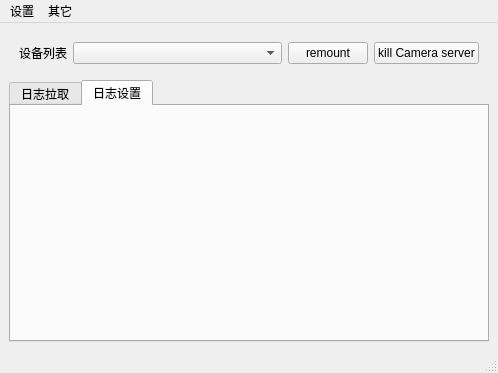
<?xml version="1.0" encoding="UTF-8"?>
<ui version="4.0">
 <class>MainWindow</class>
 <widget class="QMainWindow" name="MainWindow">
  <property name="geometry">
   <rect>
    <x>0</x>
    <y>0</y>
    <width>498</width>
    <height>373</height>
   </rect>
  </property>
  <property name="windowTitle">
   <string>AndroidLogs</string>
  </property>
  <property name="windowIcon">
   <iconset resource="../app_icons.qrc">
    <normaloff>:/lable_icon/resource/app_icon.ico</normaloff>:/lable_icon/resource/app_icon.ico</iconset>
  </property>
  <widget class="QWidget" name="centralwidget">
   <layout class="QGridLayout" name="gridLayout">
    <item row="0" column="0">
     <layout class="QVBoxLayout" name="verticalLayout_main">
      <property name="topMargin">
       <number>10</number>
      </property>
      <property name="bottomMargin">
       <number>10</number>
      </property>
      <item>
       <layout class="QHBoxLayout" name="horizontalLayout_device">
        <property name="leftMargin">
         <number>10</number>
        </property>
        <property name="topMargin">
         <number>0</number>
        </property>
        <property name="rightMargin">
         <number>10</number>
        </property>
        <item>
         <widget class="QLabel" name="label_device">
          <property name="text">
           <string>设备列表</string>
          </property>
         </widget>
        </item>
        <item>
         <widget class="QComboBox" name="comboBox_device_list">
          <property name="sizePolicy">
           <sizepolicy hsizetype="Expanding" vsizetype="Fixed">
            <horstretch>0</horstretch>
            <verstretch>0</verstretch>
           </sizepolicy>
          </property>
         </widget>
        </item>
        <item>
         <widget class="QPushButton" name="pushButton_root">
          <property name="text">
           <string>remount</string>
          </property>
         </widget>
        </item>
        <item>
         <widget class="QPushButton" name="pushButton_kill_cam">
          <property name="text">
           <string>kill Camera server</string>
          </property>
         </widget>
        </item>
       </layout>
      </item>
     </layout>
    </item>
    <item row="1" column="0">
     <layout class="QHBoxLayout" name="horizontalLayout">
      <item>
       <widget class="QTabWidget" name="tabWidget_main">
        <property name="tabShape">
         <enum>QTabWidget::Rounded</enum>
        </property>
        <property name="currentIndex">
         <number>1</number>
        </property>
        <widget class="QWidget" name="tab_log_pull">
         <attribute name="title">
          <string>日志拉取</string>
         </attribute>
        </widget>
        <widget class="QWidget" name="tab_log_level">
         <attribute name="title">
          <string>日志设置</string>
         </attribute>
        </widget>
       </widget>
      </item>
     </layout>
    </item>
   </layout>
  </widget>
  <widget class="QMenuBar" name="menubar">
   <property name="geometry">
    <rect>
     <x>0</x>
     <y>0</y>
     <width>498</width>
     <height>23</height>
    </rect>
   </property>
   <widget class="QMenu" name="menu_others">
    <property name="title">
     <string>其它</string>
    </property>
    <addaction name="action_refresh_device_list"/>
    <addaction name="action_check_upgrade"/>
    <addaction name="separator"/>
    <addaction name="action_about"/>
   </widget>
   <widget class="QMenu" name="menu_settings">
    <property name="title">
     <string>设置</string>
    </property>
    <addaction name="action_log_level_settings"/>
   </widget>
   <addaction name="menu_settings"/>
   <addaction name="menu_others"/>
  </widget>
  <widget class="QStatusBar" name="statusbar"/>
  <action name="action_log_level_settings">
   <property name="text">
    <string>日志分组设置</string>
   </property>
  </action>
  <action name="action_refresh_device_list">
   <property name="text">
    <string>刷新设备列表</string>
   </property>
  </action>
  <action name="action_check_upgrade">
   <property name="text">
    <string>检查更新</string>
   </property>
  </action>
  <action name="action_about">
   <property name="text">
    <string>关于</string>
   </property>
  </action>
 </widget>
 <resources>
  <include location="../app_icons.qrc"/>
 </resources>
 <connections/>
</ui>
